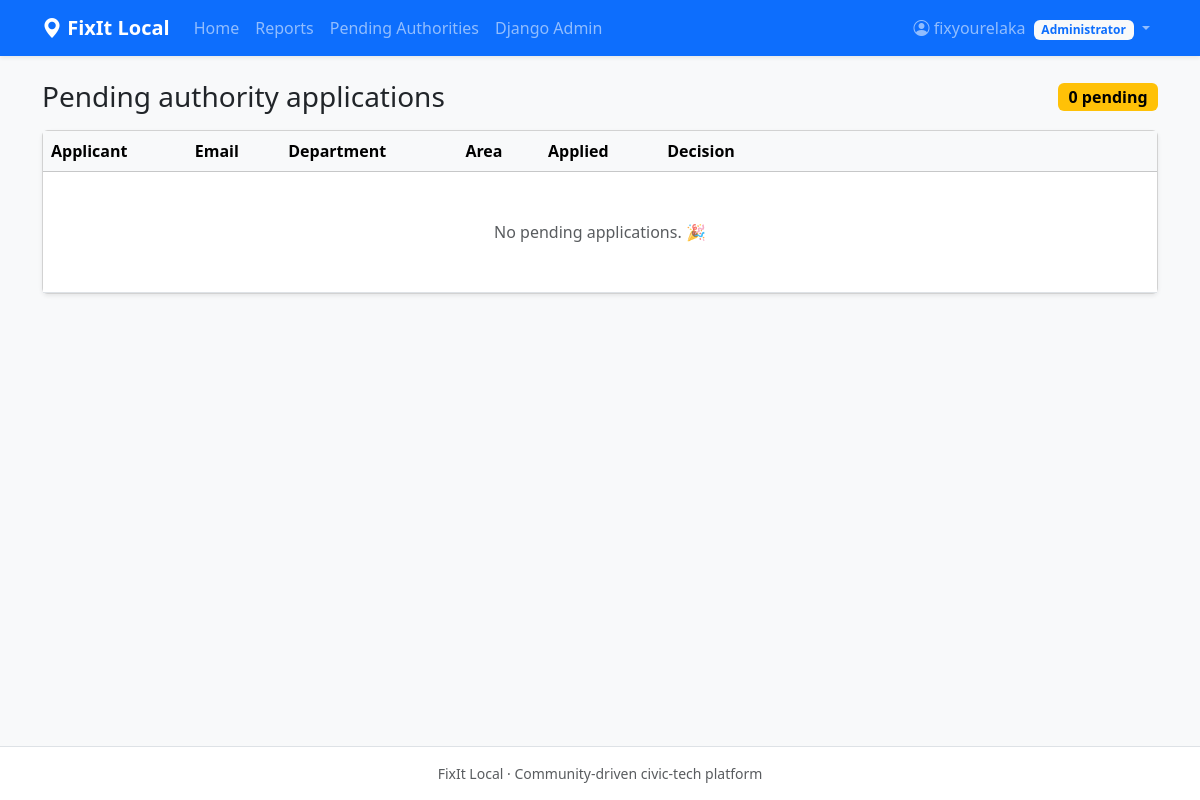
Before: /accounts/manage/authorities/ (signed in) with the older database file.
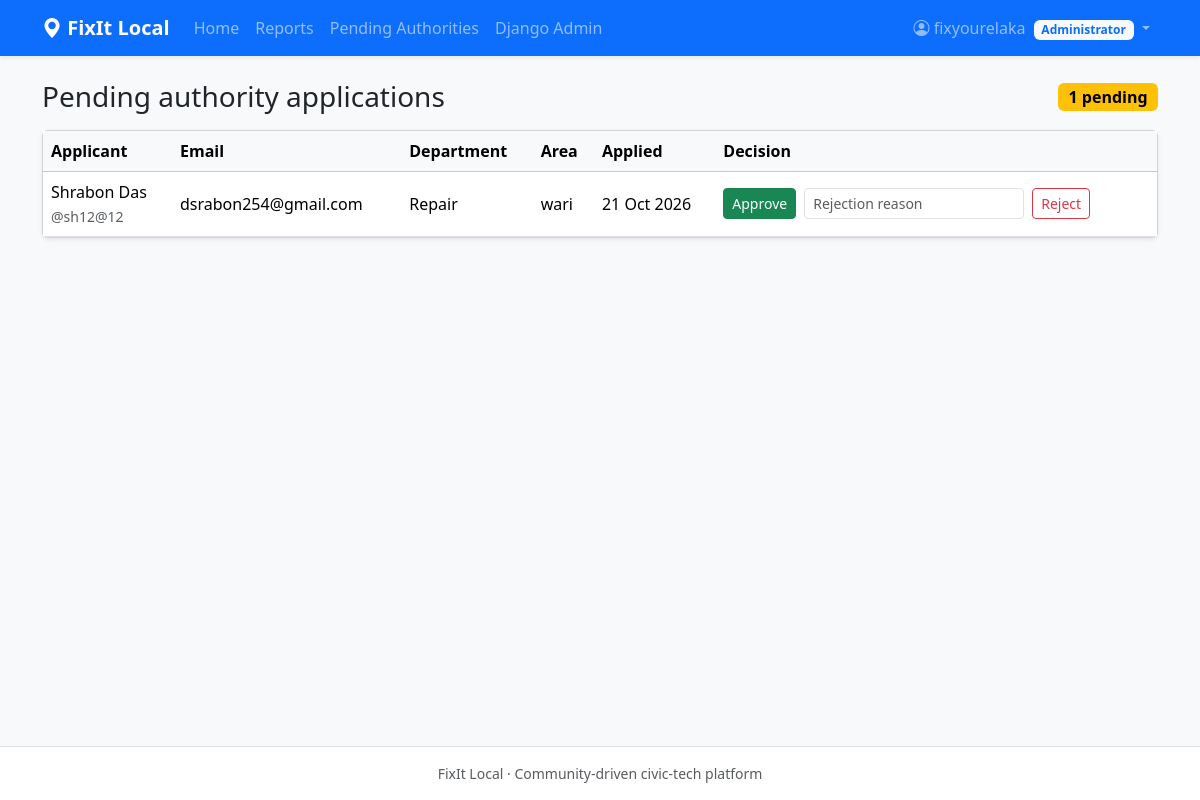
After: the same page with the newer database file.
### accounts/models.py (models this page shows, shortened)
class User(AbstractUser):
    class Role(models.TextChoices):
        CITIZEN = "citizen", "Citizen"
        AUTHORITY = "authority", "Authority"
        ADMIN = "admin", "Administrator"
    role = models.CharField(max_length=20, choices=Role.choices, default=Role.CITIZEN)
    verified_reports_count = models.PositiveIntegerField(default=0)
    total_reports_count = models.PositiveIntegerField(default=0)
    trust_score = models.DecimalField(
        max_digits=5,
        decimal_places=2,
        default=Decimal("0.00"),
        validators=[MinValueValidator(0), MaxValueValidator(100)],
    )
    objects = FixItUserManager()
    @property
    def is_platform_admin(self):
        return self.role == self.Role.ADMIN

class AuthorityProfile(models.Model):
    class ApprovalStatus(models.TextChoices):
        PENDING = "pending", "Pending"
        APPROVED = "approved", "Approved"
        REJECTED = "rejected", "Rejected"
    user = models.OneToOneField(
        User, on_delete=models.CASCADE, related_name="authority_profile"
    )
    department = models.CharField(max_length=150)
    assigned_area_name = models.CharField(max_length=100)
    approval_status = models.CharField(
        max_length=20,
        choices=ApprovalStatus.choices,
        default=ApprovalStatus.PENDING,
        db_index=True,
    )
    approved_by = models.ForeignKey(
        User,
        on_delete=models.SET_NULL,
        null=True,
        blank=True,
        related_name="approved_authorities",
        limit_choices_to={"role": User.Role.ADMIN},
    )
    approved_at = models.DateTimeField(null=True, blank=True)
    rejection_reason = models.TextField(blank=True)
    class Meta:
        verbose_name = "Authority Profile"
        verbose_name_plural = "Authority Profiles"

### accounts/views.py (the view)
# urls.py: path("manage/authorities/", views.PendingAuthorityListView.as_view(), name="admin_pending_authorities"),
class PendingAuthorityListView(AdminRequiredMixin, ListView):
    template_name = "accounts/pending_authorities.html"
    context_object_name = "applications"
    def get_queryset(self):
        return (
            AuthorityProfile.objects.filter(
                approval_status=AuthorityProfile.ApprovalStatus.PENDING
            )
            .select_related("user")
            .order_by("user__date_joined")
        )

### accounts/mixins.py (called while the page is built)
    def extra_check(self, request):
        return None

    def dispatch(self, request, *args, **kwargs):
        if not request.user.is_authenticated:
            return self.handle_no_permission()  # redirects to LOGIN_URL
        if request.user.role != self.required_role:
            messages.error(request, self.permission_denied_message)
            return redirect("accounts:dashboard")  # role router, no redirect loop
        denied = self.extra_check(request)
        if denied is not None:
            return denied
        return super().dispatch(request, *args, **kwargs)

### accounts/templates/accounts/pending_authorities.html (shortened to what this page needs)
{% extends "base.html" %}
{% block content %}
<div class="d-flex justify-content-between align-items-center mb-3">
  <h1 class="h3 mb-0">Pending authority applications</h1>
  <span class="badge text-bg-warning fs-6">{{ applications|length }} pending</span>
</div>
<div class="card shadow-sm">
  <div class="table-responsive">
    <table class="table table-hover align-middle mb-0">
      <thead class="table-light">
        <tr>
          <th>Applicant</th><th>Email</th><th>Department</th><th>Area</th><th>Applied</th><th style="min-width:320px">Decision</th>
        </tr>
      </thead>
      <tbody>
      {% for app in applications %}
        <tr>
          <td>{{ app.user.get_full_name|default:app.user.username }}<br><small class="text-muted">@{{ app.user.username }}</small></td>
          <td>{{ app.user.email }}</td>
          <td>{{ app.department }}</td>
          <td>{{ app.assigned_area_name }}</td>
          <td>{{ app.user.date_joined|date:"d M Y" }}</td>
          <td>
            <div class="d-flex gap-2">
              <form method="post" action="{% url 'accounts:authority_approve' app.pk %}">
                <button class="btn btn-success btn-sm">Approve</button>
              </form>
              <form method="post" action="{% url 'accounts:authority_reject' app.pk %}" class="d-flex gap-2">
                <input type="text" name="reason" class="form-control form-control-sm" placeholder="Rejection reason" required>
                <button class="btn btn-outline-danger btn-sm">Reject</button>
              </form>
            </div>
          </td>
        </tr>
      {% empty %}
        <tr><td colspan="6" class="text-center text-muted py-5">No pending applications. 🎉</td></tr>
      {% endfor %}
      </tbody>
    </table>
  </div>
</div>
{% endblock %}

### templates/base.html (shortened to what this page needs)
<!DOCTYPE html>
<html lang="en">
<head>
  <link href="https://cdn.jsdelivr.net/npm/bootstrap@5.3.3/dist/css/bootstrap.min.css" rel="stylesheet">
  <link href="https://cdn.jsdelivr.net/npm/bootstrap-icons@1.11.3/font/bootstrap-icons.css" rel="stylesheet">
</head>
<body class="bg-light d-flex flex-column min-vh-100">
<nav class="navbar navbar-expand-lg navbar-dark bg-primary shadow-sm">
  <div class="container">
    <a class="navbar-brand fw-bold" href="{% url 'home' %}">
      <i class="bi bi-geo-alt-fill"></i> FixIt Local
    </a>
    <div class="collapse navbar-collapse" id="mainNav">
      <ul class="navbar-nav me-auto">
        <li class="nav-item"><a class="nav-link" href="{% url 'home' %}">Home</a></li>
        <li class="nav-item"><a class="nav-link" href="{% url 'reports:list' %}">Reports</a></li>
        {% if user.is_authenticated %}
          <li class="nav-item">
            <a class="nav-link" href="{% url 'accounts:dashboard' %}">
              {% if user.is_platform_admin %}Pending Authorities{% else %}Dashboard{% endif %}
            </a>
          </li>
          {% if user.is_staff %}
            <li class="nav-item"><a class="nav-link" href="{% url 'admin:index' %}">Django Admin</a></li>
          {% endif %}
        {% endif %}
      </ul>
      <ul class="navbar-nav ms-auto align-items-lg-center">
        {% if user.is_authenticated %}
          <li class="nav-item dropdown">
            <a class="nav-link dropdown-toggle" href="#" role="button" data-bs-toggle="dropdown" aria-expanded="false">
              <i class="bi bi-person-circle"></i> {{ user.get_short_name|default:user.username }}
              <span class="badge text-bg-light text-primary ms-1">{{ user.get_role_display }}</span>
            </a>
          </li>
        {% endif %}
      </ul>
    </div>
  </div>
</nav>
<main class="container py-4 flex-grow-1">
  {% block content %}{% endblock %}
</main>
<footer class="bg-white border-top py-3 text-center text-muted small">
  FixIt Local &middot; Community-driven civic-tech platform
</footer>
</body>
</html>

Changed rows visible on the page:
added AuthorityProfile: user.get_full_name "Shrabon Das", user.username "sh12@12", user.email "dsrabon254@gmail.com", department "Repair", assigned_area_name "wari", user.date_joined "21 Oct 2026"
Other visible differences:
{{ applications|length }}: "0" → "1"
text no longer shown: "No pending applications. 🎉"
